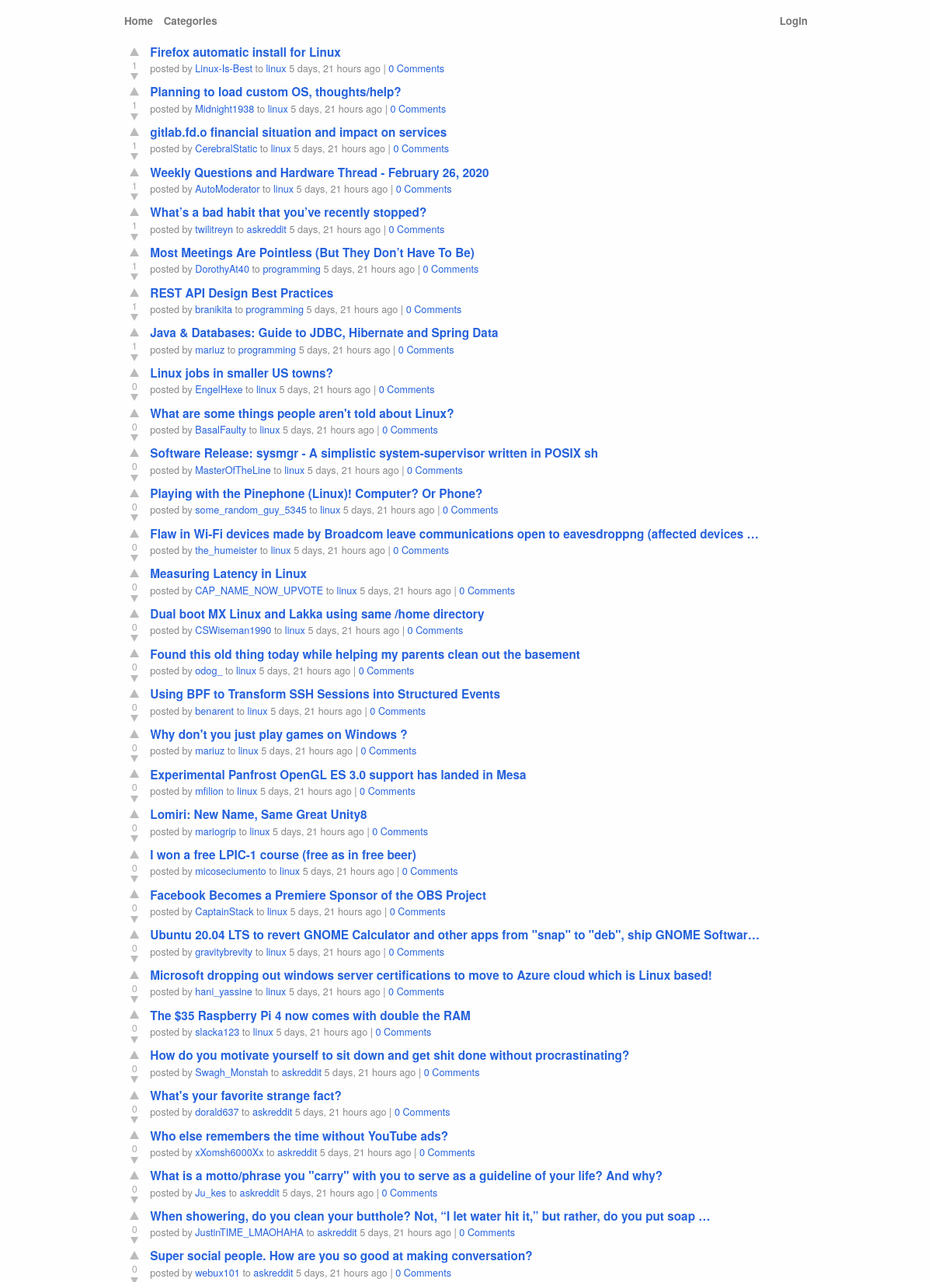
The page / (upper part) on the database its author committed.
### posts/models.py (models this page shows, shortened)
class TimeStamp(models.Model):
    created_on = models.DateTimeField(auto_now_add=True)
    updated_on = models.DateTimeField(auto_now=True)
    class Meta:
        abstract = True

class Post(TimeStamp):
    id = models.UUIDField(primary_key=True, default=uuid.uuid4, editable=False)
    title = models.CharField(max_length=200)
    slug = models.SlugField(editable=False)
    body = models.TextField(max_length=2000, blank=True)
    link = models.URLField(blank=True)
    photo = models.ImageField(blank=True)
    votes = GenericRelation("Vote", related_query_name="post")
    favourites = GenericRelation("Favourite", related_query_name="post")
    category = models.ForeignKey(
        "Category", on_delete=models.CASCADE, related_name="posts"
    )
    user = models.ForeignKey(
        settings.AUTH_USER_MODEL,
        on_delete=models.SET(get_sentinel_user),
        related_name="posts",
    )
    objects = models.Manager()
    ranked = RankedManager()
    class Meta:
        ordering = ("-created_on",)
    def get_absolute_url(self):
        from django.urls import reverse
        return reverse("posts:post_detail", args=[str(self.id), self.slug])

class Category(TimeStamp):
    name = models.CharField(max_length=200, unique=True)
    slug = models.SlugField(editable=False)
    description = models.CharField(max_length=200)
    avatar = models.ImageField(blank=True)
    def get_absolute_url(self):
        from django.urls import reverse
        return reverse("posts:category_detail", args=[self.slug])
    class Meta:
        ordering = ("name",)
        verbose_name_plural = "categories"
    def __str__(self) -> str:
        return self.name

### posts/views.py (the view, shortened to what this page needs)
# urls.py: path("", views.index, name="index"),
def index(request):
    posts = Post.ranked.select_related("user", "category")
    posts = posts.order_by("-score", "-created_on")
    paginator = Paginator(posts, 50)
    page_number = request.GET.get("page")
    page_obj = paginator.get_page(page_number)
    return render(request, "posts/index.html", {"page_obj": page_obj},)

### posts/models.py (called while the page is built)
    def get_queryset(self):
        return (
            super()
            .get_queryset()
            .annotate(
                total_comments=Coalesce(Count("comments", distinct=True), Value(0)),
                score=Coalesce(Sum("votes__choice", distinct=True), Value(0)),
            )
        )

### posts/templates/posts/index.html
{% extends "base.html" %}
{% block content %}
  {% include "posts/post_list.html" %}
{% endblock %}

### posts/templates/posts/post_list.html (shortened to what this page needs)
{% load humanize %}
{% if page_obj %}
  <ol class="posts list">
    {% for post in page_obj %}
      <li class="post">
          {% include "posts/post.html" %}
      </li>
    {% endfor %}
  </ol>
{% else %}
  <b class="text-danger">Nothing to Show</b>
{% endif %}

### posts/templates/posts/post.html (shortened to what this page needs)
{% load humanize %}
<div class="post_liner h-entry">
  <div class="voters">
      {% if post.upvoted %}
        <a class="upvoter" href=""></a>
      {% else %}
        <a class="upvoter" href="{% url 'posts:upvote_post' post.id %}?next={{ request.path|urlencode }}"></a>
      {% endif %}
      <div class="score">{{ post.score }}</div>
      {% if post.downvoted %}
        <a class="downvoter" href=""></a>
      {% else %}
        <a class="downvoter" href="{% url 'posts:downvote_post' post.id %}?next={{ request.path|urlencode }}"></a>
      {% endif %}
  </div>
  <div class="details">
    <span class="link">
      <a href="{{ post.get_absolute_url }}">{{ post.title|truncatechars:100 }}</a>
    </span>
    <div class="byline">
      posted by <a href="{% url 'posts:user' post.user %}">{{ post.user }}</a>
      to <a href="{{ post.category.get_absolute_url }}">{{ post.category }}</a> {{ post.created_on|naturaltime }}
      | <a href="{{ post.get_absolute_url }}">{{ post.total_comments }} Comment{{ post.total_comments|pluralize }}</a>
    </div>
  </div>
</div>

### posts/static/css/posts.css (style rules this page uses)
html { overflow-y: scroll; }
body, textarea, input, button { font-family: "helvetica neue", arial, sans-serif; font-size: 10pt; color: #333; line-height: 1.45em; }
body { background-color: #fefefe; }
a { color: #2562dc; cursor: pointer; }
ol.posts, ol.comments, ol.search_results { padding: 0; list-style: none; margin: 0; }
div.voters { float: left; margin-top: 0px; width: 40px; }
div.voters div.score { color: #aaa; font-size: 9pt; margin-top: 1px; margin-bottom: -3px; text-align: center; }
li.post div.voters div.score { font-size: 9.5pt; margin-top: 2px; }
div.voters .upvoter, div.voters .downvoter { border-color: transparent transparent #bbb transparent; border-style: solid; border-width: 6px; text-decoration: none; width: 0px; height: 0; margin-bottom: 0px; margin-left: 14px; padding: 0; display: block; }
div.voters .upvoter { border-bottom-width: 11px; }
div.voters .downvoter { border-color: #bbb transparent transparent transparent; border-width: 5px; margin-top: 4px; margin-left: 15px; margin-bottom: -5px; border-top-width: 9px; }
li.post { clear: both; }
ol.posts li.post div.post_liner { padding-top: 0.25em; padding-bottom: 0.25em; }
ol.posts li:first-child div.post_liner { padding-top: 0.5em; }
li div.details { padding-top: 0.1em; }
li .link { font-weight: bold; vertical-align: middle; }
li .link a { font-size: 11.5pt; text-decoration: none; }
li .byline { color: #888; font-size: 9.5pt; }
li.post .byline { margin-top: 1px; }
li .byline a { text-decoration: none; }
li div.details, div.post_content { margin-left: 40px; margin-right: 40px; }

### rows shown on the page
Post: score "1", title "Firefox automatic install for Linux", user "Linux-Is-Best", category "linux", created_on "5 days, 21 hours ago", total_comments "0"
Post: score "1", title "Planning to load custom OS, thoughts/help?", user "Midnight1938", category "linux", created_on "5 days, 21 hours ago", total_comments "0"
Post: score "1", title "gitlab.fd.o financial situation and impact on services", user "CerebralStatic", category "linux", created_on "5 days, 21 hours ago", total_comments "0"
Post: score "1", title "Weekly Questions and Hardware Thread - February 26, 2020", user "AutoModerator", category "linux", created_on "5 days, 21 hours ago", total_comments "0"
Post: score "1", title "What’s a bad habit that you’ve recently stopped?", user "twilitreyn", category "askreddit", created_on "5 days, 21 hours ago", total_comments "0"
Post: score "1", title "Most Meetings Are Pointless (But They Don’t Have To Be)", user "DorothyAt40", category "programming", created_on "5 days, 21 hours ago", total_comments "0"
Post: score "1", title "REST API Design Best Practices", user "branikita", category "programming", created_on "5 days, 21 hours ago", total_comments "0"
Post: score "1", title "Java & Databases: Guide to JDBC, Hibernate and Spring Data", user "mariuz", category "programming", created_on "5 days, 21 hours ago", total_comments "0"
Post: score "0", title "Linux jobs in smaller US towns?", user "EngelHexe", category "linux", created_on "5 days, 21 hours ago", total_comments "0"
Post: score "0", title "What are some things people aren't told about Linux?", user "BasalFaulty", category "linux", created_on "5 days, 21 hours ago", total_comments "0"
Post: score "0", title "Software Release: sysmgr - A simplistic system-supervisor written in POSIX sh", user "MasterOfTheLine", category "linux", created_on "5 days, 21 hours ago", total_comments "0"
Post: score "0", title "Playing with the Pinephone (Linux)! Computer? Or Phone?", user "some_random_guy_5345", category "linux", created_on "5 days, 21 hours ago", total_comments "0"
Post: score "0", title "Flaw in Wi-Fi devices made by Broadcom leave communications open to eavesdroppng (affected devices …", user "the_humeister", category "linux", created_on "5 days, 21 hours ago", total_comments "0"
Post: score "0", title "Measuring Latency in Linux", user "CAP_NAME_NOW_UPVOTE", category "linux", created_on "5 days, 21 hours ago", total_comments "0"
Post: score "0", title "Dual boot MX Linux and Lakka using same /home directory", user "CSWiseman1990", category "linux", created_on "5 days, 21 hours ago", total_comments "0"
Post: score "0", title "Found this old thing today while helping my parents clean out the basement", user "odog_", category "linux", created_on "5 days, 21 hours ago", total_comments "0"
Post: score "0", title "Using BPF to Transform SSH Sessions into Structured Events", user "benarent", category "linux", created_on "5 days, 21 hours ago", total_comments "0"
Post: score "0", title "Why don't you just play games on Windows ?", user "mariuz", category "linux", created_on "5 days, 21 hours ago", total_comments "0"
Post: score "0", title "Experimental Panfrost OpenGL ES 3.0 support has landed in Mesa", user "mfilion", category "linux", created_on "5 days, 21 hours ago", total_comments "0"
Post: score "0", title "Lomiri: New Name, Same Great Unity8", user "mariogrip", category "linux", created_on "5 days, 21 hours ago", total_comments "0"
Post: score "0", title "I won a free LPIC-1 course (free as in free beer)", user "micoseciumento", category "linux", created_on "5 days, 21 hours ago", total_comments "0"
Post: score "0", title "Facebook Becomes a Premiere Sponsor of the OBS Project", user "CaptainStack", category "linux", created_on "5 days, 21 hours ago", total_comments "0"
Post: score "0", title "Ubuntu 20.04 LTS to revert GNOME Calculator and other apps from \"snap\" to \"deb\", ship GNOME Softwar…", user "gravitybrevity", category "linux", created_on "5 days, 21 hours ago", total_comments "0"
Post: score "0", title "Microsoft dropping out windows server certifications to move to Azure cloud which is Linux based!", user "hani_yassine", category "linux", created_on "5 days, 21 hours ago", total_comments "0"
Post: score "0", title "The $35 Raspberry Pi 4 now comes with double the RAM", user "slacka123", category "linux", created_on "5 days, 21 hours ago", total_comments "0"
Post: score "0", title "How do you motivate yourself to sit down and get shit done without procrastinating?", user "Swagh_Monstah", category "askreddit", created_on "5 days, 21 hours ago", total_comments "0"
Post: score "0", title "What's your favorite strange fact?", user "dorald637", category "askreddit", created_on "5 days, 21 hours ago", total_comments "0"
Post: score "0", title "Who else remembers the time without YouTube ads?", user "xXomsh6000Xx", category "askreddit", created_on "5 days, 21 hours ago", total_comments "0"
Post: score "0", title "What is a motto/phrase you \"carry\" with you to serve as a guideline of your life? And why?", user "Ju_kes", category "askreddit", created_on "5 days, 21 hours ago", total_comments "0"
Post: score "0", title "When showering, do you clean your butthole? Not, “I let water hit it,” but rather, do you put soap …", user "JustinTIME_LMAOHAHA", category "askreddit", created_on "5 days, 21 hours ago", total_comments "0"
Post: score "0", title "Super social people. How are you so good at making conversation?", user "webux101", category "askreddit", created_on "5 days, 21 hours ago", total_comments "0"
